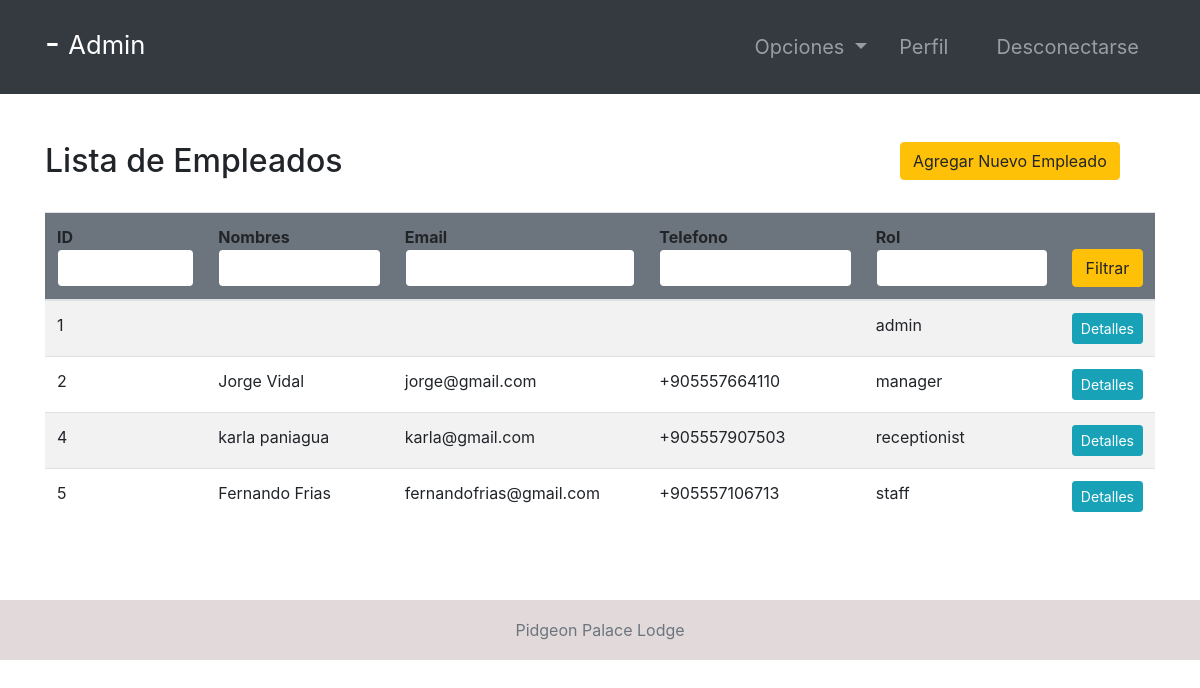
Screenshot of /employees/ (signed in) with the database file from the repository.
### accounts/models.py (models this page shows, shortened)
class Employee(models.Model):
    user = models.OneToOneField(User, null=True, on_delete=models.CASCADE)
    phoneNumber = PhoneNumberField(unique=True)
    salary = models.FloatField()

### accounts/views.py (the view, shortened to what this page needs)
# urls.py: path('employees/', employees, name="employees"),
@login_required(login_url='login')
def employees(request):
    role = str(request.user.groups.all()[0])
    path = role + "/"
    employees = Employee.objects.all()
    context = {
        "role": role,
        "employees": employees
    }
    return render(request, path + "employees.html", context)

### Templates/admin/employees.html
{% extends '../index.html' %}
{% block context %}
{% include '../common_pages/authorized-employees.html' %}
{% endblock %}

### Templates/incs/nav.html (shortened to what this page needs)
<nav class="navbar navbar-dark bg-dark navbar-expand-lg py-3 " role="navigation">
    <div class="container">
        <a href="" class="navbar-brand">
            <h2 class="text-capitalize">
                {{ request.user.first_name }} {{ request.user.last_name }} -
                <small>
                    {{ role }}
                </small>
            </h2>
        </a>
        <div class="collapse navbar-collapse" id="navbarTags">
            <ul class="navbar-nav ml-auto">
                <li class="nav-item dropdown p-2">
                    <a class="nav-link dropdown-toggle" href="#" id="navbarDropdown" role="button"
                        data-toggle="dropdown" aria-haspopup="true" aria-expanded="false">
                        Opciones
                    </a>
                </li>
                <li class="nav-item mr-3 p-2">
                    {% if role == 'staff' or role == 'receptionist' or role == 'admin' or role == 'manager' %}
                    <a href="{% url 'employee-profile' user.id %}" class="nav-link">Perfil</a>
                    {% endif %}
                </li>
                <li class="nav-item p-2 ">
                    <a href="{% url 'logout' %}" class="nav-link">Desconectarse</a>
                </li>
            </ul>
        </div>
    </div>
</nav>

### Templates/common_pages/authorized-employees.html (shortened to what this page needs)
<div class="container py-5">
    <div class="table-header row">
        <div class="col-sm-12 col-md-12 col-lg-9 mb-4">
            <h2>Lista de Empleados</h2>
        </div>
        {% if  role == "manager" or role == "admin"%}
        <div class="col-sm-12 col-md-12 col-lg-3 mb-4">
            <a href="{% url 'add-employee' %}" class="btn btn-warning">Agregar Nuevo Empleado</a>
        </div>
        {% endif %}
    </div>
    <table class="table table-hover table-striped">
        <thead class="bg-secondary rounded">
            <tr>
                <form action="" method="POST">
                    <th>ID<input type="int" name="id" value="{{id}}" class="form-control border border-secondary"></th>
                    <th>Nombres<input type="text" name="name" value="{{name}}"
                            class="form-control border border-secondary"></th>
                    <th>Email<input type="text" name="email" value="{{email}}"
                            class="form-control border border-secondary"></th>
                    <th>Telefono<input type="number" name="number" value="{{number}}"
                            class="form-control border border-secondary">
                    <th>Rol<input type="text" name="filterRole" value="{{filterRole}}"
                            class="form-control border border-secondary"></th>
                    <th><button type="submit" name="filter" class="btn btn-warning w-100">Filtrar</button></th>
                </form>
            </tr>
        </thead>
        <tbody>
            {% for employee in employees %}
            <tr>
                <td>{{ employee.user.id }}</td>
                <td>{{ employee.user.first_name }} {{ employee.user.last_name }}</td>
                <td>{{ employee.user.email }}</td>
                <td>{{ employee.phoneNumber }}</td>
                <td>{{ employee.user.groups.first }}</td>
                <td> <a href="{% url 'employee-profile' employee.user.id  %}"
                        class="btn btn-sm btn-info w-100">Detalles</a>
                </td>
            </tr>
            {% endfor %}
        </tbody>
    </table>
</div>

### static/css/main.css (style rules this page uses)
* { margin: 0; padding: 0; -webkit-font-smoothing: antialiased; }
body { position: relative; }
nav .nav-item { font-size: 20px; }

### rows the page displays
Employee: user.id "1", user.groups.first "admin"
Employee: user.id "2", user.first_name "Jorge", user.last_name "Vidal", user.email "jorge@gmail.com", phoneNumber "+905557664110", user.groups.first "manager"
Employee: user.id "4", user.first_name "karla", user.last_name "paniagua", user.email "karla@gmail.com", phoneNumber "+905557907503", user.groups.first "receptionist"
Employee: user.id "5", user.first_name "Fernando", user.last_name "Frias", user.email "fernandofrias@gmail.com", phoneNumber "+905557106713", user.groups.first "staff"

### other values shown
{{ role }} "Admin"
